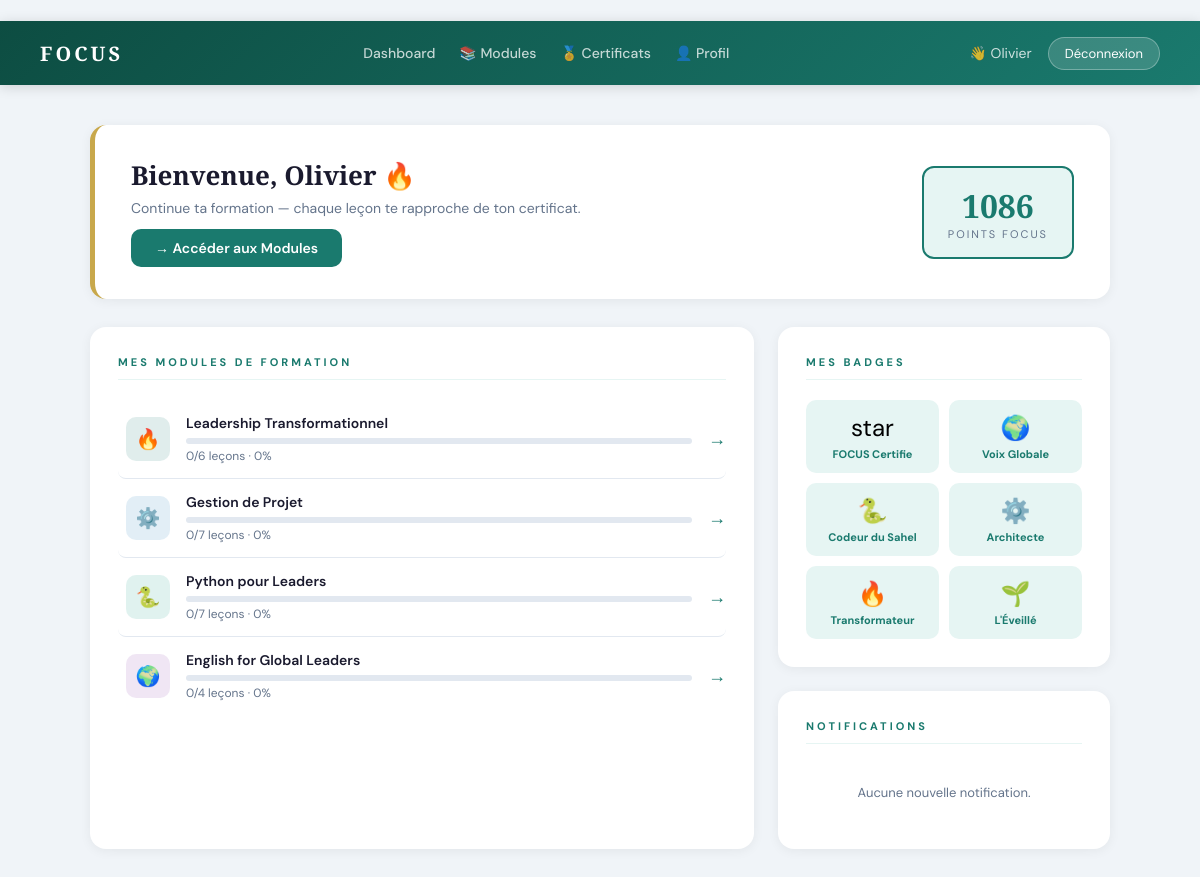
/dashboard (signed in), run on the app's committed database.
### tables this page shows
CREATE TABLE users (
            id              INTEGER PRIMARY KEY AUTOINCREMENT,
            full_name       TEXT    NOT NULL,
            email           TEXT    NOT NULL UNIQUE,
            password_hash   TEXT    NOT NULL,
            role            TEXT    NOT NULL DEFAULT 'member'
                                    CHECK(role IN ('member', 'admin')),
            establishment   TEXT,
            city            TEXT,
            bio             TEXT,
            avatar_url      TEXT,
            status          TEXT    NOT NULL DEFAULT 'pending'
                                    CHECK(status IN ('pending', 'active', 'suspended')),
            points          INTEGER NOT NULL DEFAULT 0,
            created_at      TEXT    NOT NULL DEFAULT (datetime('now')),
            last_login      TEXT,
            email_verified  INTEGER NOT NULL DEFAULT 0
        );

CREATE TABLE modules (
            id              INTEGER PRIMARY KEY AUTOINCREMENT,
            slug            TEXT    NOT NULL UNIQUE,
            title           TEXT    NOT NULL,
            description     TEXT,
            icon            TEXT,
            color           TEXT    NOT NULL DEFAULT '#1A7A6E',
            order_index     INTEGER NOT NULL DEFAULT 0,
            is_published    INTEGER NOT NULL DEFAULT 1,
            passing_score   INTEGER NOT NULL DEFAULT 70,
            created_at      TEXT    NOT NULL DEFAULT (datetime('now'))
        );

CREATE TABLE user_badges (
            id              INTEGER PRIMARY KEY AUTOINCREMENT,
            user_id         INTEGER NOT NULL REFERENCES users(id) ON DELETE CASCADE,
            badge_id        INTEGER NOT NULL REFERENCES badges(id) ON DELETE CASCADE,
            awarded_at      TEXT    NOT NULL DEFAULT (datetime('now')),
            awarded_by      TEXT    NOT NULL DEFAULT 'system',
            UNIQUE(user_id, badge_id)
        );

CREATE TABLE badges (
            id              INTEGER PRIMARY KEY AUTOINCREMENT,
            slug            TEXT    NOT NULL UNIQUE,
            name            TEXT    NOT NULL,
            description     TEXT    NOT NULL,
            icon            TEXT    NOT NULL,
            color           TEXT    NOT NULL DEFAULT '#C8A84B',
            trigger_type    TEXT    NOT NULL
                                    CHECK(trigger_type IN (
                                        'registration',
                                        'module_complete',
                                        'helped_member',
                                        'perfect_score',
                                        'streak',
                                        'manual'
                                    )),
            trigger_value   TEXT,
            points_reward   INTEGER NOT NULL DEFAULT 50,
            is_active       INTEGER NOT NULL DEFAULT 1
        );

### app.py (the view)
@app.route("/dashboard")
@login_required
def dashboard():
    user          = get_current_user()
    progress      = get_user_module_progress(user["id"])
    badges        = get_user_badges(user["id"])
    leaderboard   = get_leaderboard(5)
    notifications = get_user_notifications(user["id"], unread_only=True)
    return render_template("dashboard.html",
        user=user, progress=progress,
        badges=badges, leaderboard=leaderboard,
        notifications=notifications)

### app.py (called while the page is built)
def login_required(f):
    @wraps(f)
    def decorated(*args, **kwargs):
        if "user_id" not in session:
            flash("Connecte-toi pour accéder à cette page.", "warning")
            return redirect(url_for("login"))
        return f(*args, **kwargs)
    return decorated

def get_current_user():
    if "user_id" in session:
        return get_user_by_id(session["user_id"])
    return None

### database/db.py (called while the page is built, shortened)
def get_db():
    conn = sqlite3.connect(DB_PATH)
    conn.execute('PRAGMA foreign_keys = ON')
    conn.row_factory = sqlite3.Row
    return conn

def get_user_by_id(user_id):
    conn = get_db()
    user = conn.execute("SELECT * FROM users WHERE id=?", (user_id,)).fetchone()
    conn.close()
    return user

def get_leaderboard(limit=10):
    conn = get_db()
    rows = conn.execute("""
        SELECT id, full_name, establishment, points, avatar_url
        FROM users
        WHERE status='active' AND role='member'
        ORDER BY points DESC
        LIMIT ?
    """, (limit,)).fetchall()
    conn.close()
    return rows

def get_module_completion_rate(user_id, module_id):
    conn = get_db()
    total = conn.execute(
        "SELECT COUNT(*) FROM lessons WHERE module_id=? AND is_published=1", (module_id,)
    ).fetchone()[0]
    completed = conn.execute("""
        SELECT COUNT(*) FROM user_progress up
        JOIN lessons l ON up.lesson_id = l.id
        WHERE up.user_id=? AND l.module_id=? AND up.status='completed'
    """, (user_id, module_id)).fetchone()[0]
    conn.close()
    pct = round((completed / total * 100) if total > 0 else 0)
    return completed, total, pct

def get_user_module_progress(user_id):
    conn = get_db()
    modules = conn.execute(
        "SELECT * FROM modules WHERE is_published=1 ORDER BY order_index"
    ).fetchall()
    result = []
    for m in modules:
        completed, total, pct = get_module_completion_rate(user_id, m["id"])
        result.append({
            "module": dict(m),
            "completed": completed,
            "total": total,
            "percent": pct,
        })
    conn.close()
    return result

def get_user_badges(user_id):
    conn = get_db()
    rows = conn.execute("""
        SELECT b.*, ub.awarded_at FROM badges b
        JOIN user_badges ub ON b.id = ub.badge_id
        WHERE ub.user_id=?
        ORDER BY ub.awarded_at DESC
    """, (user_id,)).fetchall()
    conn.close()
    return rows

### templates/dashboard.html (shortened to what this page needs)
﻿<!DOCTYPE html>
<html lang="fr">
<head>
</head>
<body>
<div class="topbar">
  <a href="/dashboard" class="topbar-logo">FOCUS</a>
  <div class="nav-links">
    <a href="/dashboard" class="nav-link">Dashboard</a>
    <a href="/modules" class="nav-link">📚 Modules</a>
    <a href="/certificates" class="nav-link">🏅 Certificats</a>
    <a href="/profile" class="nav-link">👤 Profil</a>
  </div>
  <div class="topbar-right">
    <span class="topbar-name">👋 {{ user['full_name'].split()[0] }}</span>
    <a href="/logout" class="btn-logout">Déconnexion</a>
  </div>
</div>
<div class="main">
  <div class="welcome-card">
    <div class="welcome-text">
      <h2>Bienvenue, {{ user['full_name'].split()[0] }} 🔥</h2>
      <p>Continue ta formation — chaque leçon te rapproche de ton certificat.</p>
      <a href="/modules" class="btn-modules">→ Accéder aux Modules</a>
    </div>
    <div class="points-badge">
      <div class="points-num">{{ user['points'] }}</div>
      <div class="points-label">Points FOCUS</div>
    </div>
  </div>
  <div class="grid">
    <div class="card">
      <div class="card-title">Mes Modules de Formation</div>
      {% if progress %}
        {% for item in progress %}
        <a href="/modules/{{ item.module.slug }}" class="module-link">
          <div class="module-icon" style="background:{{ item.module.color }}22">{{ item.module.icon }}</div>
          <div class="module-info">
            <div class="module-name">{{ item.module.title }}</div>
            <div class="progress-bar"><div class="progress-fill" style="width:{{ item.percent }}%;background:{{ item.module.color }}"></div></div>
            <div class="progress-pct">{{ item.completed }}/{{ item.total }} leçons · {{ item.percent }}%</div>
          </div>
          <div class="arrow">→</div>
        </a>
        {% endfor %}
      {% else %}
        <div class="empty-state">Aucun module disponible.</div>
      {% endif %}
    </div>
    <div style="display:flex;flex-direction:column;gap:24px">
      <div class="card">
        <div class="card-title">Mes Badges</div>
        {% if badges %}
          <div class="badge-grid">
            {% for badge in badges %}
            <div class="badge-item">
              <div class="badge-emoji">{{ badge['icon'] }}</div>
              <div class="badge-name">{{ badge['name'] }}</div>
            </div>
            {% endfor %}
          </div>
        {% else %}
          <div class="empty-state">🌱 Tes badges apparaîtront ici.</div>
        {% endif %}
      </div>
      <div class="card">
        <div class="card-title">Notifications</div>
        {% if notifications %}
          {% for notif in notifications %}
          <div style="padding:10px 0;border-bottom:1px solid var(--border);font-size:13px">
            <strong style="color:var(--ink);display:block">{{ notif['title'] }}</strong>
            <span style="color:var(--soft)">{{ notif['message'] }}</span>
          </div>
          {% endfor %}
        {% else %}
          <div class="empty-state">Aucune nouvelle notification.</div>
        {% endif %}
      </div>
    </div>
  </div>
</div>
</body>
</html>

### templates/dashboard.html (style rules this page uses)
:root { --teal:#1A7A6E;--teal-dark:#0F5A50;--teal-light:#E6F5F3;--gold:#C8A84B;--ink:#1A1A2E;--soft:#64748B;--border:#E2E8F0 }
* { margin:0;padding:0;box-sizing:border-box }
body { font-family:'DM Sans',sans-serif;background:#F0F4F8;min-height:100vh }
.topbar { background:linear-gradient(135deg,#0D4D42,var(--teal));padding:0 40px;height:64px;display:flex;align-items:center;justify-content:space-between;box-shadow:0 2px 12px rgba(0,0,0,.15) }
.topbar-logo { font-family:'Playfair Display',serif;font-size:20px;font-weight:900;color:white;letter-spacing:3px;text-decoration:none }
.nav-links { display:flex;gap:24px }
.nav-link { color:rgba(255,255,255,.75);text-decoration:none;font-size:14px;font-weight:500;padding:4px 0 }
.topbar-right { display:flex;align-items:center;gap:16px }
.topbar-name { color:rgba(255,255,255,.8);font-size:14px }
.btn-logout { background:rgba(255,255,255,.15);color:white;border:1px solid rgba(255,255,255,.3);padding:7px 16px;border-radius:20px;font-size:13px;text-decoration:none }
.main { padding:40px;max-width:1100px;margin:0 auto }
.welcome-card { background:white;border-radius:16px;padding:32px 36px;margin-bottom:28px;display:flex;align-items:center;justify-content:space-between;box-shadow:0 2px 12px rgba(0,0,0,.06);border-left:5px solid var(--gold) }
.welcome-text h2 { font-family:'Playfair Display',serif;font-size:26px;color:var(--ink);margin-bottom:6px }
.welcome-text p { font-size:14px;color:var(--soft) }
.points-badge { background:var(--teal-light);border:2px solid var(--teal);border-radius:12px;padding:16px 24px;text-align:center }
.points-num { font-family:'Playfair Display',serif;font-size:32px;font-weight:900;color:var(--teal) }
.points-label { font-size:11px;color:var(--soft);letter-spacing:2px;text-transform:uppercase }
.grid { display:grid;grid-template-columns:2fr 1fr;gap:24px }
.card { background:white;border-radius:16px;padding:28px;box-shadow:0 2px 12px rgba(0,0,0,.06) }
.card-title { font-size:11px;font-weight:700;color:var(--teal);letter-spacing:3px;text-transform:uppercase;margin-bottom:20px;padding-bottom:10px;border-bottom:1px solid var(--teal-light) }
.module-link { display:flex;align-items:center;gap:16px;padding:14px 0;border-bottom:1px solid var(--border);text-decoration:none;transition:background .15s;border-radius:8px;padding-left:8px }
.module-link:last-child { border-bottom:none }
.module-icon { width:44px;height:44px;border-radius:10px;display:flex;align-items:center;justify-content:center;font-size:20px;flex-shrink:0 }
.module-info { flex:1 }
.module-name { font-size:14px;font-weight:600;color:var(--ink);margin-bottom:6px }
.progress-bar { height:6px;background:var(--border);border-radius:4px;overflow:hidden }
.progress-pct { font-size:12px;color:var(--soft);margin-top:4px }
.arrow { color:var(--teal);font-size:18px;font-weight:700 }
.badge-grid { display:grid;grid-template-columns:1fr 1fr;gap:10px }
.badge-item { background:var(--teal-light);border-radius:10px;padding:12px;text-align:center }
.badge-emoji { font-size:24px;margin-bottom:4px }
.badge-name { font-size:11px;font-weight:700;color:var(--teal) }
.empty-state { text-align:center;padding:20px;color:var(--soft);font-size:13px }
.btn-modules { display:inline-block;background:var(--teal);color:white;padding:10px 24px;border-radius:10px;text-decoration:none;font-weight:600;font-size:14px;margin-top:12px }

### data on the page
users: full_name "Olivier", points "1086"
modules: module.icon "🔥", module "Leadership Transformationnel"
modules: module.icon "⚙️", module "Gestion de Projet"
modules: module.icon "🐍", module "Python pour Leaders"
modules: module.icon "🌍", module "English for Global Leaders"
user_badges: icon "star", name "FOCUS Certifie"
user_badges: icon "🌍", name "Voix Globale"
user_badges: icon "🐍", name "Codeur du Sahel"
user_badges: icon "⚙️", name "Architecte"
user_badges: icon "🔥", name "Transformateur"
user_badges: icon "🌱", name "L'Éveillé"

### other printed values
{{ item.completed }} "0" "0" "0" "0"
{{ item.total }} "6" "7" "7" "4"
{{ item.percent }} "0" "0" "0" "0"
